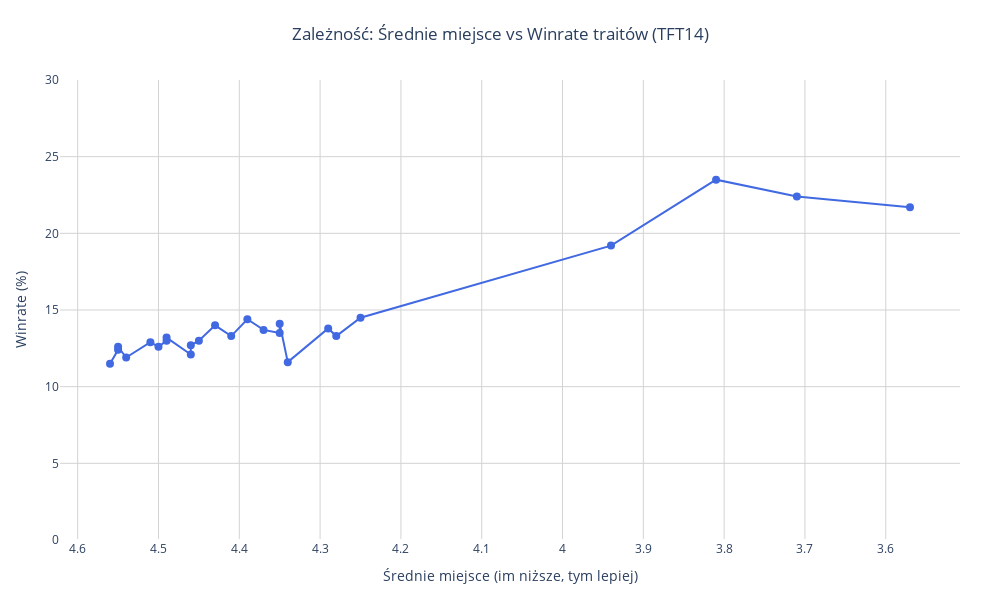

Notebook code cell kept with this figure:
### Markdown cell above
Virus, ViegoUniqueTrait i Overlord mają najwyższy winrate, mimo że najczęściej występują tylko na poziomie 1. Divinicorp, Thirsty i inne traity aktywowane na wyższych poziomach mają znacznie niższą skuteczność. Maksowanie traitu nie gwarantuje lepszego wyniku – liczy się jego realna wartość w grze. Rzadkie, ale silne traity są bardziej opłacalne niż popularne i rozbudowane, ale przeciętne.

### Code cell
sorted_df = final.sort_values(by='avg_placement')

fig = go.Figure()

fig.add_trace(go.Scatter(
    x=sorted_df['avg_placement'],
    y=sorted_df['winrate'],
    mode='lines+markers',
    marker=dict(size=8, color='royalblue'),
    line=dict(width=2, color='royalblue'),
    name='Traity'
))

fig.update_layout(
    title='Zależność: Średnie miejsce vs Winrate traitów (TFT14)',
    title_x=0.5,
    xaxis_title='Średnie miejsce (im niższe, tym lepiej)',
    yaxis_title='Winrate (%)',
    xaxis=dict(autorange='reversed', tickmode='linear', dtick=0.1),
    yaxis=dict(range=[0, 30], tickformat=".0f"),
    height=600,
    width=1000,
    plot_bgcolor='white',
    margin=dict(l=60, r=40, t=80, b=60),
)

fig.update_xaxes(showgrid=True, gridcolor='lightgrey')
fig.update_yaxes(showgrid=True, gridcolor='lightgrey')

fig.show()

### Figure 1 — Plotly figure (JSON) as saved in the notebook; plotly's stock layout.template omitted (floating-point values rounded to 4 significant figures)
{"data": [{"line": {"color": "royalblue", "width": 2}, "marker": {"color": "royalblue", "size": 8}, "mode": "lines+markers", "name": "Traity", "type": "scatter", "x": [3.57, 3.71, 3.81, 3.94, 4.25, 4.28, 4.29, 4.34, 4.35, 4.35, 4.37, 4.39, 4.41, 4.43, 4.45, 4.46, 4.46, 4.49, 4.49, 4.5, 4.51, 4.54, 4.55, 4.55, 4.56], "y": [21.7, 22.4, 23.5, 19.2, 14.5, 13.3, 13.8, 11.6, 14.1, 13.5, 13.7, 14.4, 13.3, 14, 13, 12.7, 12.1, 13.2, 13, 12.6, 12.9, 11.9, 12.6, 12.4, 11.5]}], "layout": {"height": 600, "margin": {"b": 60, "l": 60, "r": 40, "t": 80}, "plot_bgcolor": "white", "title": {"text": "Zależność: Średnie miejsce vs Winrate traitów (TFT14)", "x": 0.5}, "width": 1000, "xaxis": {"autorange": "reversed", "dtick": 0.1, "gridcolor": "lightgrey", "showgrid": true, "tickmode": "linear", "title": {"text": "Średnie miejsce (im niższe, tym lepiej)"}}, "yaxis": {"gridcolor": "lightgrey", "range": [0, 30], "showgrid": true, "tickformat": ".0f", "title": {"text": "Winrate (%)"}}}}
